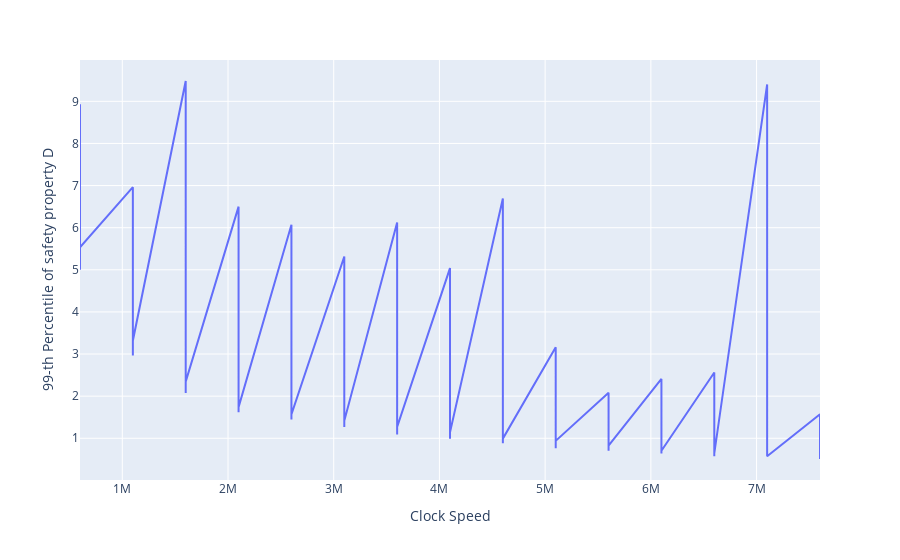

Notebook code for this chart:
### Code cell
plot_job_id('clock_speeds_20241111_0649', mode='clock')[0]
